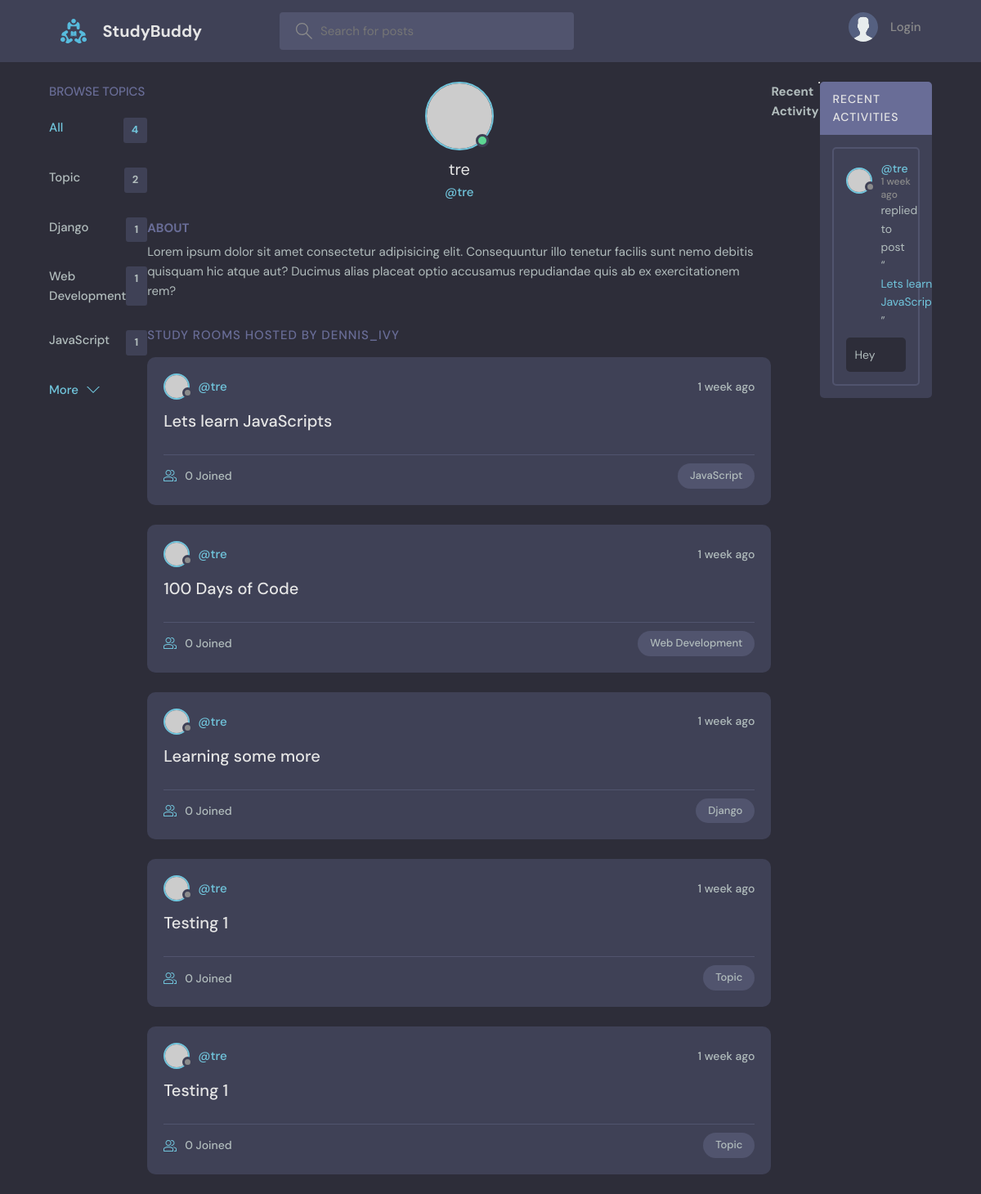
/profile/1/, run on an earlier commit of the app's database.
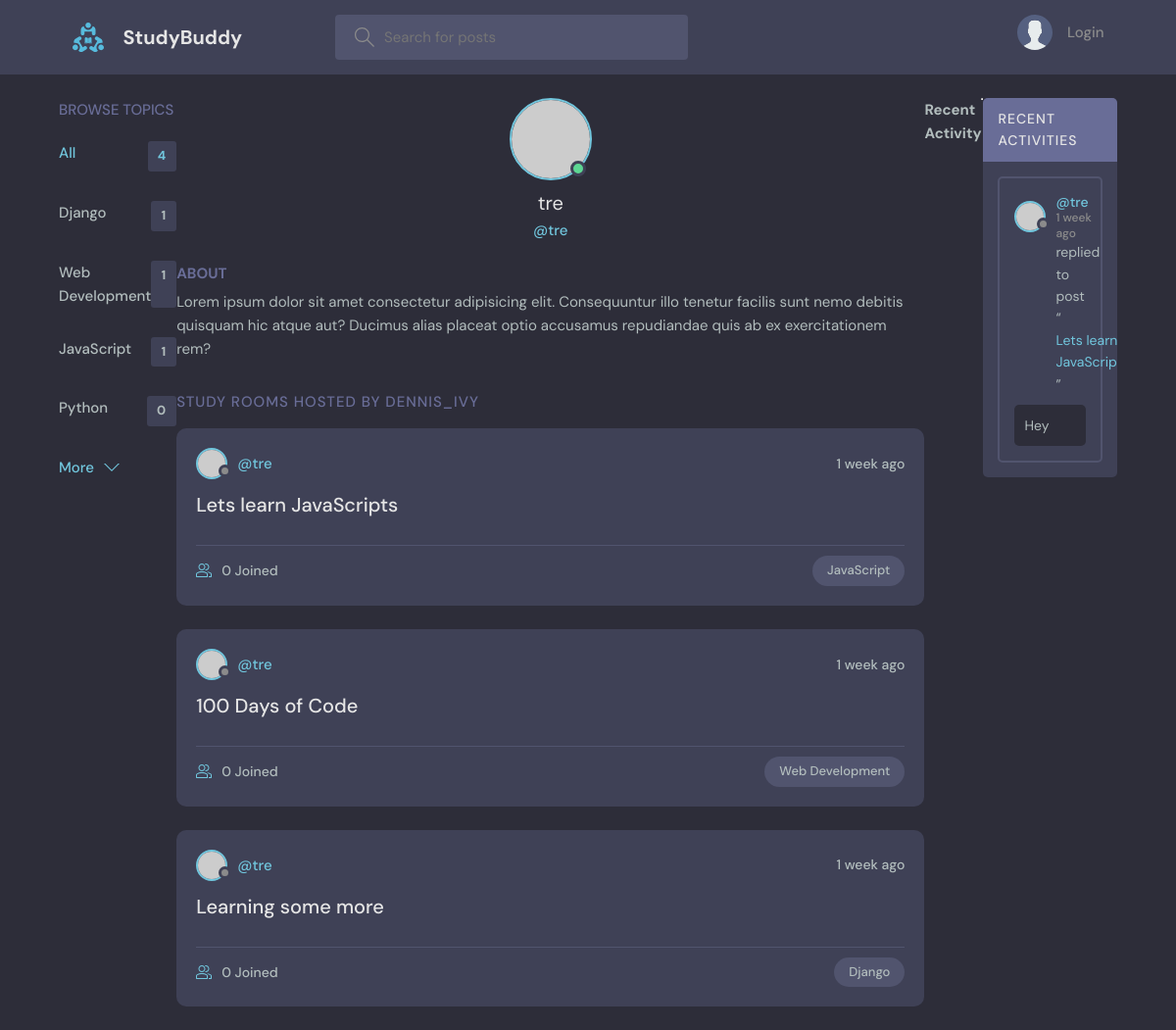
And on a later commit of the database.
### base/models.py (models this page shows, shortened)
class Topic(models.Model):
    name = models.CharField(max_length=200)

class Room(models.Model):
    host = models.ForeignKey(User, on_delete=models.SET_NULL, null=True)
    topic = models.ForeignKey(Topic, on_delete=models.SET_NULL, null=True)
    name = models.CharField(max_length=200)
    description = models.TextField(null=True, blank = True)
    participants = models.ManyToManyField(User, related_name='participants', blank=True)
    updated = models.DateTimeField(auto_now=True)
    created = models.DateTimeField(auto_now_add=True)
    class Meta:
        ordering =['-updated', '-created']
    def __str__(self):
        return self.name

class Message(models.Model):
    user = models.ForeignKey(User, on_delete=models.CASCADE)
    room = models.ForeignKey(Room, on_delete=models.CASCADE)
    body = models.TextField()
    updated = models.DateTimeField(auto_now=True)
    created = models.DateTimeField(auto_now_add=True)
    class Meta:
        ordering =['-updated', '-created']

### base/views.py (the view)
# urls.py: path('profile/<str:pk>/', views.userProfile, name="user-profile"),
def userProfile(request, pk):
    user = User.objects.get(id=pk)
    rooms = user.room_set.all()
    room_messages = user.message_set.all()
    topics = Topic.objects.all()
    context = {'user': user, 'rooms': rooms,'room_messages': room_messages, 'topics': topics}
    return render(request, 'base/profile.html', context)

### templates/base/profile.html (shortened to what this page needs)
{% extends 'main.html' %}
{% block content %}
  <main class="profile-page layout layout--3">
    <div class="container">
      {% include 'base/topics_component.html' %}
      <div class="roomList">
        <div class="profile">
          <div class="profile__avatar">
            <div class="avatar avatar--large active">
              <img src="https://randomuser.me/api/portraits/men/11.jpg" />
            </div>
          </div>
          <div class="profile__info">
            <h3>{{user.username}}</h3>
            <p>@{{user.username}}</p>
          </div>
          <div class="profile__about">
            <h3>About</h3>
            <p>
              Lorem ipsum dolor sit amet consectetur adipisicing elit. Consequuntur illo tenetur
              facilis sunt nemo debitis quisquam hic atque aut? Ducimus alias placeat optio
              accusamus repudiandae quis ab ex exercitationem rem?
            </p>
          </div>
        </div>
        <div class="roomList__header">
          <div>
            <h2>Study Rooms Hosted by dennis_ivy</a>
            </h2>
          </div>
        </div>
        {% include 'base/feed_component.html' %}
      </div>
      {% include 'base/activity_component.html' %}
    </div>
  </main>
  {% endblock content %}

### templates/base/topics_component.html (shortened to what this page needs)
<!DOCTYPE html>
<html lang="en">
<head>
</head>
<body>
    <div class="topics">
        <div class="topics__header">
          <h2>Browse Topics</h2>
        </div>
        <ul class="topics__list">
          <li>
            <a href="{% url 'home' %}" class="active">All <span>{{topics.count}}</span></a>
          </li>
          {% for topic in topics %}
          <li>
            <a href="{% url 'home' %}?q={{topic.name}}">{{topic.name}}<span>{{topic.room_set.all.count}}</span></a>
          </li>
          {% endfor %}
        </ul>
        <a class="btn btn--link" href="topics.html">
          More
          <svg version="1.1" xmlns="http://www.w3.org/2000/svg" width="32" height="32" viewBox="0 0 32 32">
            <title>chevron-down</title>
            <path d="M16 21l-13-13h-3l16 16 16-16h-3l-13 13z"></path>
          </svg>
        </a>
      </div>
</body>
</html>

### templates/base/feed_component.html (shortened to what this page needs)
<!DOCTYPE html>
<html lang="en">
<head>
</head>
<body>
    {% for room in rooms %}
    <div class="roomListRoom">
        <div class="roomListRoom__header">
          <a href="{% url 'user-profile' room.host.id %}" class="roomListRoom__author">
            <div class="avatar avatar--small">
              <img src="https://randomuser.me/api/portraits/women/11.jpg" />
            </div>
            <span>@{{room.host.username}}</span>
          </a>
          <div class="roomListRoom__actions">
            <span>{{room.created|timesince}} ago</span>
          </div>
        </div>
        <div class="roomListRoom__content">
          <a href="{% url 'room' room.id %}">{{room.name}}</a>
        </div>
        <div class="roomListRoom__meta">
          <a href="{% url 'room' room.id %}" class="roomListRoom__joined">
            {{room.participants.all.count}} Joined
          </a>
          <p class="roomListRoom__topic">{{room.topic.name}}</p>
        </div>
      </div>
    {% endfor %}
</body>
</html>

### templates/base/activity_component.html (shortened to what this page needs)
<!DOCTYPE html>
<html lang="en">
<head>
</head>
<body>
    <h3>Recent Activity</h3>
    <hr>
    <div class="activities">
        <div class="activities__header">
          <h2>Recent Activities</h2>
        </div>
        {% for message in room_messages %}
        <div class="activities__box">
          <div class="activities__boxHeader roomListRoom__header">
            <a href="{% url 'user-profile' message.user.id %}" class="roomListRoom__author">
              <div class="avatar avatar--small">
                <img src="https://randomuser.me/api/portraits/women/11.jpg" />
              </div>
              <p>
                @{{message.user}}
                <span>{{message.created|timesince}} ago</span>
              </p>
            </a>
          </div>
          <div class="activities__boxContent">
            <p>replied to post “<a href="{% url 'room' message.room.id %}">{{message.room}}</a>”</p>
            <div class="activities__boxRoomContent">
              {{message.body}}
            </div>
          </div>
        </div>
        {% endfor %}
      </div>
</body>
</html>

What changed in the data, as far as the page shows it:
removed Topic: name "Topic", room_set.all.count "2"
removed Room: host.username "tre", created "1 week", name "Testing 1", participants.all.count "0", topic.name "Topic"
removed Room: host.username "tre", created "1 week", name "Testing 1", participants.all.count "0", topic.name "Topic"
added Topic: name "Python", room_set.all.count "0"
